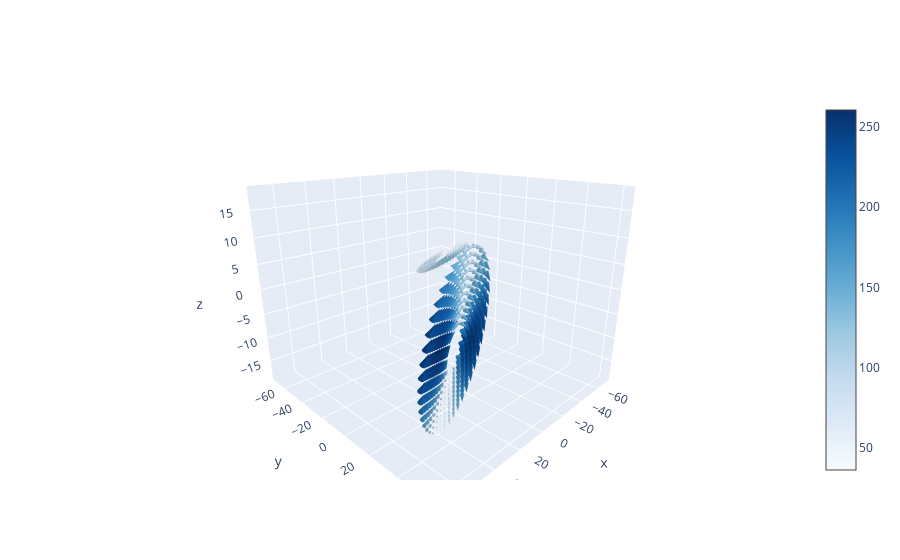

Notebook code for this chart:
### Code cell
"""Graphs Vector Field of df_ringcomp
    Pretty sure like matplotlib, plotly.graph_objects has some distortions. Have checked the radius of both galaxies
    and both are still .7R_min
"""
#Composite data from of rings
df_ringcomp = df_ringA.append(df_ringB, ignore_index=True) 
fig = go.Figure(data = go.Cone(
    x = df_ringcomp['X'],
    y = df_ringcomp['Y'],
    z = df_ringcomp['Z'],
    u = df_ringcomp['V_x'],
    v = df_ringcomp['V_y'],
    w = df_ringcomp['V_z'],
    colorscale = 'Blues',
    sizemode = "absolute",
    sizeref = 400))

fig.update_layout(
    scene = dict(aspectratio = dict(x = 1, y = 1, z = 0.8),
    camera_eye = dict(x = 1.2, y = 1.2, z = 0.6)))

fig.show()

### Figure 1 — Plotly figure (JSON) as saved in the notebook; plotly's stock layout.template omitted (floating-point values rounded to 4 significant figures; data arrays with more than 128 entries replaced by an {"elided": "..."} marker saying what was removed)
{"data": [{"colorscale": [[0, "rgb(247,251,255)"], [0.125, "rgb(222,235,247)"], [0.25, "rgb(198,219,239)"], [0.375, "rgb(158,202,225)"], [0.5, "rgb(107,174,214)"], [0.625, "rgb(66,146,198)"], [0.75, "rgb(33,113,181)"], [0.875, "rgb(8,81,156)"], [1, "rgb(8,48,107)"]], "sizemode": "absolute", "sizeref": 400, "type": "cone", "u": {"elided": "594 float values"}, "v": {"elided": "594 float values"}, "w": {"elided": "594 float values"}, "x": {"elided": "594 float values"}, "y": {"elided": "594 float values"}, "z": {"elided": "594 float values"}}], "layout": {"scene": {"aspectratio": {"x": 1, "y": 1, "z": 0.8}, "camera": {"eye": {"x": 1.2, "y": 1.2, "z": 0.6}}}}}
